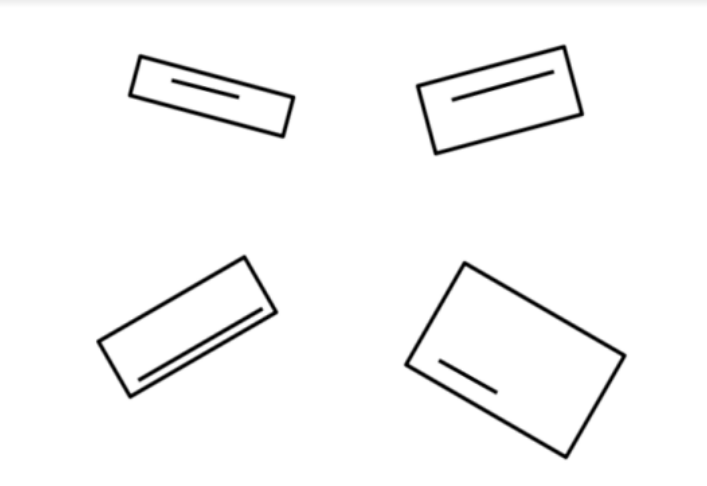
#> input picture image.png, 707 x 486 px
$ python rectangle_alignment.py
#> lines starting #> are read from the running program, lines starting #| are printed output that depends on the picture; after the words box and inside, x2 and y2 are one past the last pixel; in counts of white or black regions, pixels touching at a corner belong together
import cv2
import numpy as np
from scipy import ndimage
image = cv2.imread("image.png")
#> image is the input picture: shape (486, 707, 3); min 0, max 255, mean 248.1

cX = image.shape[0] // 2
#> cX = 243
cY = image.shape[1] // 2
#> cY = 353

img1 = image[0:cX, 0 :cY]
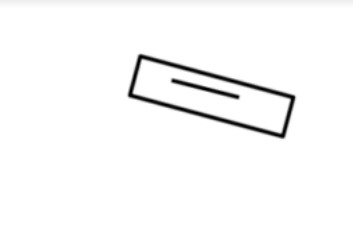
#> img1: shape (243, 353, 3); min 0, max 255, mean 249.1
img2 = image[cX: image.shape[0], 0:cY]
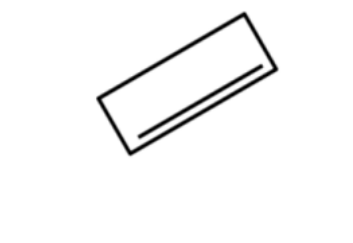
#> img2: shape (243, 353, 3); min 0, max 255, mean 247.7
img3 = image[0:cX,cY:image.shape[1]]
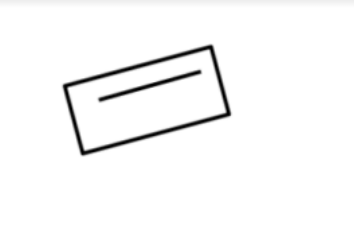
#> img3: shape (243, 354, 3); min 0, max 255, mean 248.3
img4 = image[cX: image.shape[0], cY:image.shape[1]]
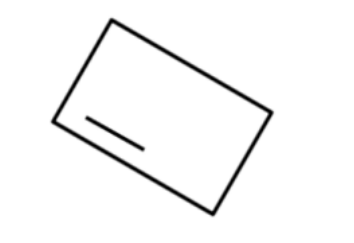
#> img4: shape (243, 354, 3); min 0, max 255, mean 247.1

for image in [img1, img2, img3, img4]:
    gray_image = cv2.cvtColor(image, cv2.COLOR_BGR2GRAY)
    ret, thresh = cv2.threshold(gray_image, 50, 255, cv2.THRESH_BINARY)

    contours, _ = cv2.findContours(thresh, cv2.RETR_TREE, cv2.CHAIN_APPROX_NONE)
    cv2.drawContours(image, contours[1], -1, (0,255,0), 2)
    rect = cv2.minAreaRect(contours[1])
    image = ndimage.rotate(image, rect[-1])
    cv2.imshow("image" , image)
    cv2.waitKey(0)
    cv2.destroyAllWindows()
#> this loop made 4 passes
#> rect on passes 1 to 4: ((211.1, 95.81), (44.96, 162.8), -74.91), ((186.8, 83.41), (172.8, 67.94), -30.12), ((146.4, 99.62), (155.6, 74.29), -14.97), ((161.9, 116.6), (121.7, 189), -60.04)
#> pass 1, `ret, thresh = cv2.threshold(gray_image, 50, 255, cv2.THRESH_BINARY)`:
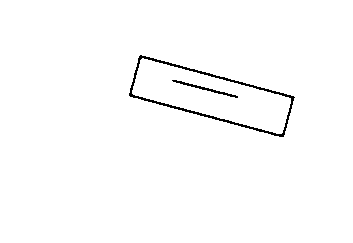
#> thresh: shape (243, 353); 98.7% white; black in thin lines or dots, all inside (x1, y1, x2, y2) = (129, 55, 295, 137)
#> pass 1, `image = ndimage.rotate(image, rect[-1])`:
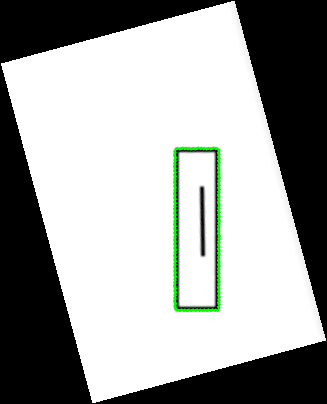
#> image: shape (404, 327, 3); mean B, G, R 159.7, 162, 159.7
#> after the loop:
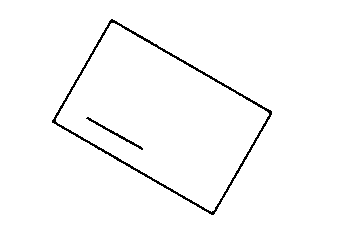
#> thresh: shape (243, 354); 98.2% white; black in thin lines or dots, all inside (x1, y1, x2, y2) = (52, 19, 272, 215)
